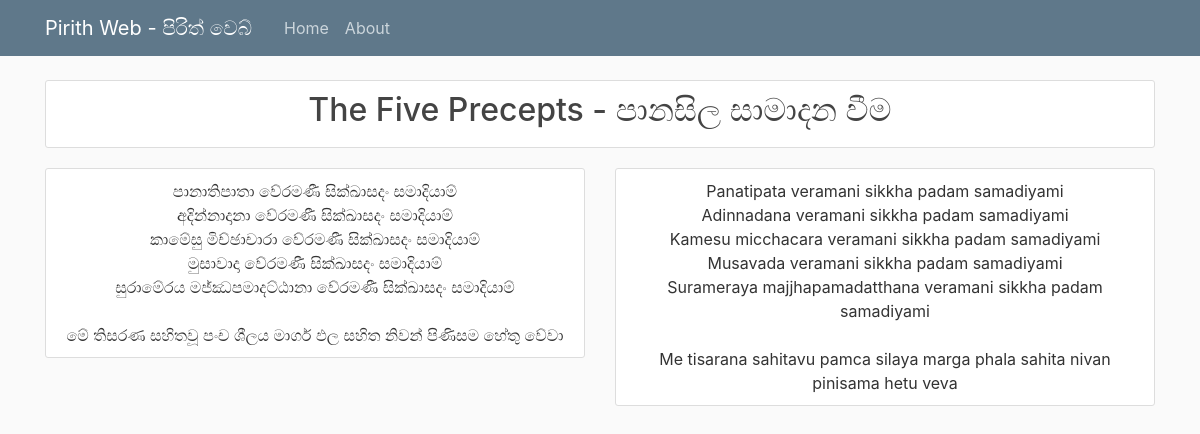
Screenshot of /post/2 with the database file from the repository.
### pirithweb/models.py (models this page shows, shortened)
class Post(db.Model):
    id = db.Column(db.Integer, primary_key=True)
    title = db.Column(db.String(100), nullable=False)
    date_posted = db.Column(db.DateTime, nullable=False, default=datetime.utcnow)
    content1 = db.Column(db.Text, nullable=False)
    content2 = db.Column(db.Text, nullable=False)
    user_id = db.Column(db.Integer, db.ForeignKey('user.id'), nullable=False)

### pirithweb/posts/routes.py (the view)
@posts.route("/post/<int:post_id>")
def post(post_id):
    post = Post.query.get_or_404(post_id)
    return render_template('posts/post.html', title=post.title, post=post)

### pirithweb/templates/posts/post.html (shortened to what this page needs)
{% extends "layout_6-6.html" %}
{% block top %}
  <article class="media content-section">
    <div class="media-body">
      <h2 class="article-title">{{ post.title }}</h2>
    </div>
  </article>
{% endblock top %}
{% block side1 %}
  <article class="media content-section">
    <div class="media-body">
      <center class="article-content">{{ post.content1 }}</center>
    </div>
  </article>
{% endblock side1 %}
{% block side2 %}
  <article class="media content-section">
    <div class="media-body">
      <center class="article-content">{{ post.content2 }}</center>
    </div>
  </article>
{% endblock side2 %}

### pirithweb/static/main.css (style rules this page uses)
body { background: #fafafa; color: #333333; margin-top: 5rem; }
h1, h2, h3, h4, h5, h6 { color: #444444; }
.content-section { background: #ffffff; padding: 10px 20px; border: 1px solid #dddddd; border-radius: 3px; margin-bottom: 20px; }
.article-title { color: #444444; text-align: center; }
.article-content { white-space: pre-line; }

### rows the page displays
Post: title "The Five Precepts - පානසිල සාමාදන වීම", content1 "පානාතිපාතා වේරමණී සික්ඛාසදං සමාදියාම් අදින්නාදානා වේරමණී සික්ඛාසදං සමාදියාම් කාමේසු මිච්ඡාචාරා වේරමණී සික්ඛාසදං සමාදියාම් මුසාවාදා වේරමණී සික්ඛාසදං සමාදියාම් සුරාමේරය මජ්ඣපමාදට්ඨානා වේරමණී සික්ඛාසදං සමාදියාම් මේ තිසරණ සහිතවූ පංච ශීලය මාර්ග ඵල සහිත නිවන් පිණිසම හේතු වේවා", content2 "Panatipata veramani sikkha padam samadiyami Adinnadana veramani sikkha padam samadiyami Kamesu micchacara veramani sikkha padam samadiyami Musavada veramani sikkha padam samadiyami Surameraya majjhapamadatthana veramani sikkha padam samadiyami Me tisarana sahitavu pamca silaya marga phala sahita nivan pinisama hetu veva"
